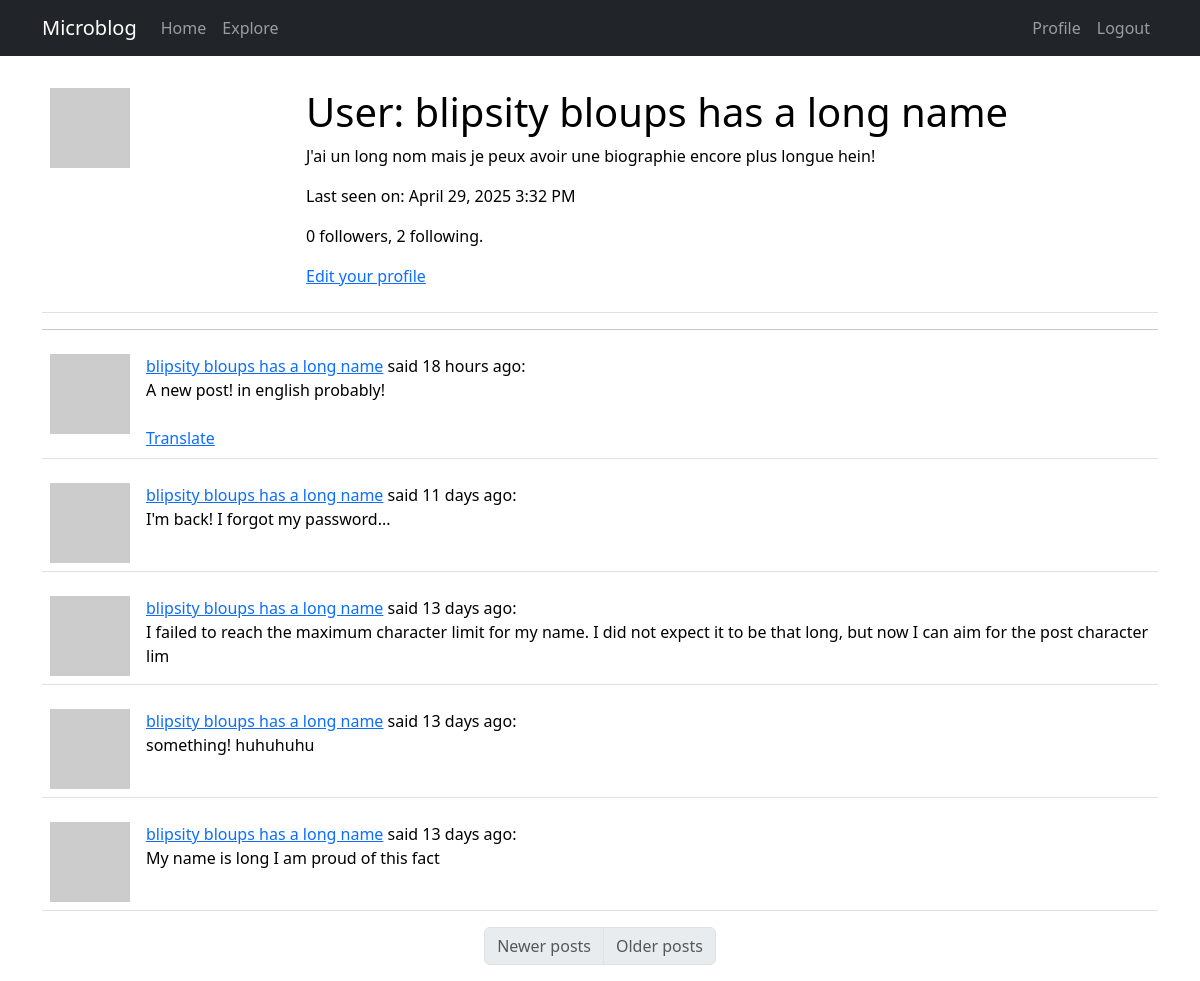
The page /user/blipsity bloups has a long name (signed in) on the database as committed earlier.
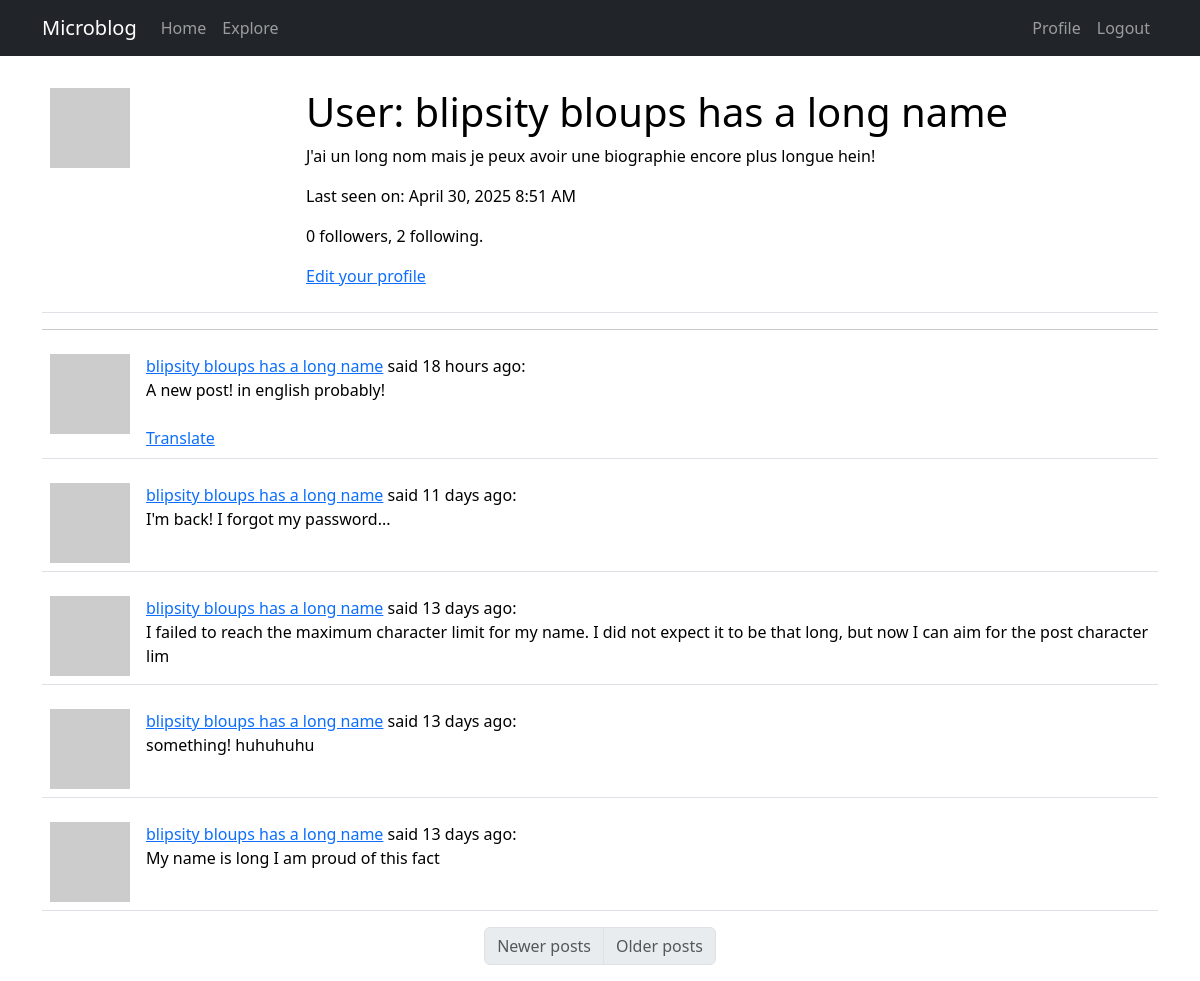
The same page on the database as committed later.
### app/models.py (models this page shows, shortened)
class User(UserMixin, db.Model):
    id: so.Mapped[int] = so.mapped_column(primary_key=True)
    username: so.Mapped[str] = so.mapped_column(sa.String(64), index=True, unique=True)
    email: so.Mapped[str] = so.mapped_column(sa.String(120), index=True, unique=True)
    password_hash: so.Mapped[Optional[str]] = so.mapped_column(sa.String(256))
    posts: so.WriteOnlyMapped["Post"] = so.relationship(back_populates="author")
    about_me: so.Mapped[Optional[str]] = so.mapped_column(sa.String(140))
    last_seen: so.Mapped[Optional[datetime]] = so.mapped_column(
        default=lambda: datetime.now(timezone.utc)
    )
    following: so.WriteOnlyMapped["User"] = so.relationship(
        secondary=followers,
        primaryjoin=(followers.c.follower_id == id),
        secondaryjoin=(followers.c.followed_id == id),
        back_populates="followers",
    )
    followers: so.WriteOnlyMapped["User"] = so.relationship(
        secondary=followers,
        primaryjoin=(followers.c.followed_id == id),
        secondaryjoin=(followers.c.follower_id == id),
        back_populates="following",
    )
    def avatar(self, size):
        digest = md5(self.email.lower().encode("utf-8")).hexdigest()
        return f"https://www.gravatar.com/avatar/{digest}?d=identicon&s={size}"
    def followers_count(self):
        query = sa.select(sa.func.count()).select_from(
            self.followers.select().subquery()
        )
        return db.session.scalar(query)
    def following_count(self):
        query = sa.select(sa.func.count()).select_from(
            self.following.select().subquery()
        )
        return db.session.scalar(query)

class Post(db.Model):
    id: so.Mapped[int] = so.mapped_column(primary_key=True)
    body: so.Mapped[str] = so.mapped_column(sa.String(140))
    timestamp: so.Mapped[datetime] = so.mapped_column(
        index=True, default=lambda: datetime.now(timezone.utc)
    )
    user_id: so.Mapped[int] = so.mapped_column(sa.ForeignKey(User.id), index=True)
    author: so.Mapped[User] = so.relationship(back_populates="posts")
    language: so.Mapped[Optional[str]] = so.mapped_column(sa.String(5))

### app/routes.py (the view)
@app.route("/user/<username>")
@login_required
def user(username):
    user = db.first_or_404(sa.select(User).where(User.username == username))
    page = request.args.get(key="page", default=1, type=int)
    query = user.posts.select().order_by(Post.timestamp.desc())
    posts = db.paginate(
        query, page=page, per_page=app.config["POSTS_PER_PAGE"], error_out=False
    )
    prev_url = (
        url_for("user", username=username, page=posts.prev_num)
        if posts.has_prev
        else None
    )
    next_url = (
        url_for("user", username=username, page=posts.next_num)
        if posts.has_next
        else None
    )
    form = EmptyForm()
    return render_template(
        "user.html",
        title=_("Profile"),
        user=user,
        posts=posts,
        form=form,
        prev_url=prev_url,
        next_url=next_url,
    )

### app/__init__.py (called while the page is built)
def get_locale():
    return "fr"

### app/models.py (called while the page is built)
@login.user_loader
def load_user(id):
    return db.session.get(User, int(id))

### app/routes.py (called while the page is built)
@app.before_request
def before_request():
    if current_user.is_authenticated:
        current_user.last_seen = datetime.now(timezone.utc)
        db.session.commit()
    g.locale = get_locale()

### app/templates/user.html (shortened to what this page needs)
{% extends 'base.html' %}
{% import "bootstrap_wtf.html" as wtf %}
{% block content %}
<table class="table table-hover">
  <tr valign="top">
    <td width="256px"><img src="{{ user.avatar(256) }}"></td>
    <td>
      <h1>{{_("User")}}: {{ user.username }}</h1>
      {% if user.about_me %}
      <p>{{ user.about_me }}</p>
      {% endif %}
      {% if user.last_seen %}
      <p>{{_("Last seen on")}}: {{ moment(user.last_seen).format("LLL") }}</p>
      {% endif %}
      <p>{{ user.followers_count() }} {{_("followers")}}, {{ user.following_count() }} {{_("following")}}.</p>
      {% if user==current_user %}
      <p><a href="{{ url_for('edit_profile') }}">{{_("Edit your profile")}}</a></p>
      {% endif %}
    </td>
  </tr>
</table>
<hr>
{% for post in posts %}
{% include '_post.html' %}
{% endfor %}
<nav aria-label="Post navigation">
  <ul class="pagination justify-content-center">
    <li class="page-item {% if not prev_url %} disabled{% endif %}">
      <a class="page-link" href="{{ prev_url }}">{{_("Newer posts")}}</a>
    </li>
    <li class=" page-item {% if not next_url %} disabled{% endif %}">
        <a class="page-link" href="{{ next_url }}">{{_("Older posts")}}</a>
    </li>
  </ul>
</nav>
{% endblock %}

### app/templates/base.html (shortened to what this page needs)
<!doctype html>
<html lang="en">
<head>
    <link href="https://cdn.jsdelivr.net/npm/bootstrap@5.3.2/dist/css/bootstrap.min.css" rel="stylesheet"
>
</head>
<body>
    <nav class="navbar navbar-expand-lg navbar-dark bg-dark">
        <div class="container">
            <a class="navbar-brand" href="{{ url_for('index') }}">Microblog</a>
            <div class="collapse navbar-collapse" id="navbarSupportedContent">
                <ul class="navbar-nav me-auto mb-2 mb-lg-0">
                    <li class="nav-item">
                        <a class="nav-link" aria-current="page" href="{{ url_for('index') }}">
                            {{_("Home")}}</a>
                    </li>
                    <li class="nav-item">
                        <a class="nav-link" aria-current="page" href="{{ url_for('explore') }}">
                            {{_("Explore")}}</a>
                    </li>
                </ul>
                <ul class="navbar-nav mb-2 mb-lg-0">
                    {% if current_user.is_anonymous %}
                    <li class="nav-item">
                        <a class="nav-link" aria-current="page" href="{{ url_for('login') }}">
                            {{_("Login")}}</a>
                    </li>
                    {% else %}
                    <li class="nav-item">
                        <a class="nav-link" aria-current="page"
                            href="{{ url_for('user', username=current_user.username) }}">
                            {{_("Profile")}}</a>
                    </li>
                    <li class="nav-item">
                        <a class="nav-link" aria-current="page" href="{{ url_for('logout') }}">
                            {{_("Logout")}}</a>
                    </li>
                    {% endif %}
                </ul>
            </div>
        </div>
    </nav>
    <br>
    <div class="container">
        {% block content %}{% endblock %}
    </div>
</body>
</html>

### app/templates/_post.html
<table class="table table-hover">
    <tr valign="top">
        <td width="70px">
            <a href="{{ url_for('user', username=post.author.username) }}">
                <img src="{{ post.author.avatar(36) }}"></a>
        </td>
        <td>
            <a href="{{ url_for('user', username=post.author.username) }}">
                {{ post.author.username }}</a>
            {{_("said")}} {{ moment(post.timestamp).fromNow() }}:
            <br>
            <span id="post{{ post.id }}">{{ post.body }}</span>
            {% if post.language and post.language != g.locale %}
            <br><br>
            <span id="translation{{ post.id }}"> <a href="javascript:translate('post{{post.id}}',
                    'translation{{post.id}}',
                    '{{post.language}}',
                    '{{g.locale}}')">{{_("Translate")}}</a>
            </span>
            {% endif %}
        </td>
    </tr>
</table>

Rows that differ between the two databases and show on the page:
changed User "blipsity bloups has a long name": last_seen "April 29, 2025 3:32 PM" → "April 30, 2025 8:51 AM"
